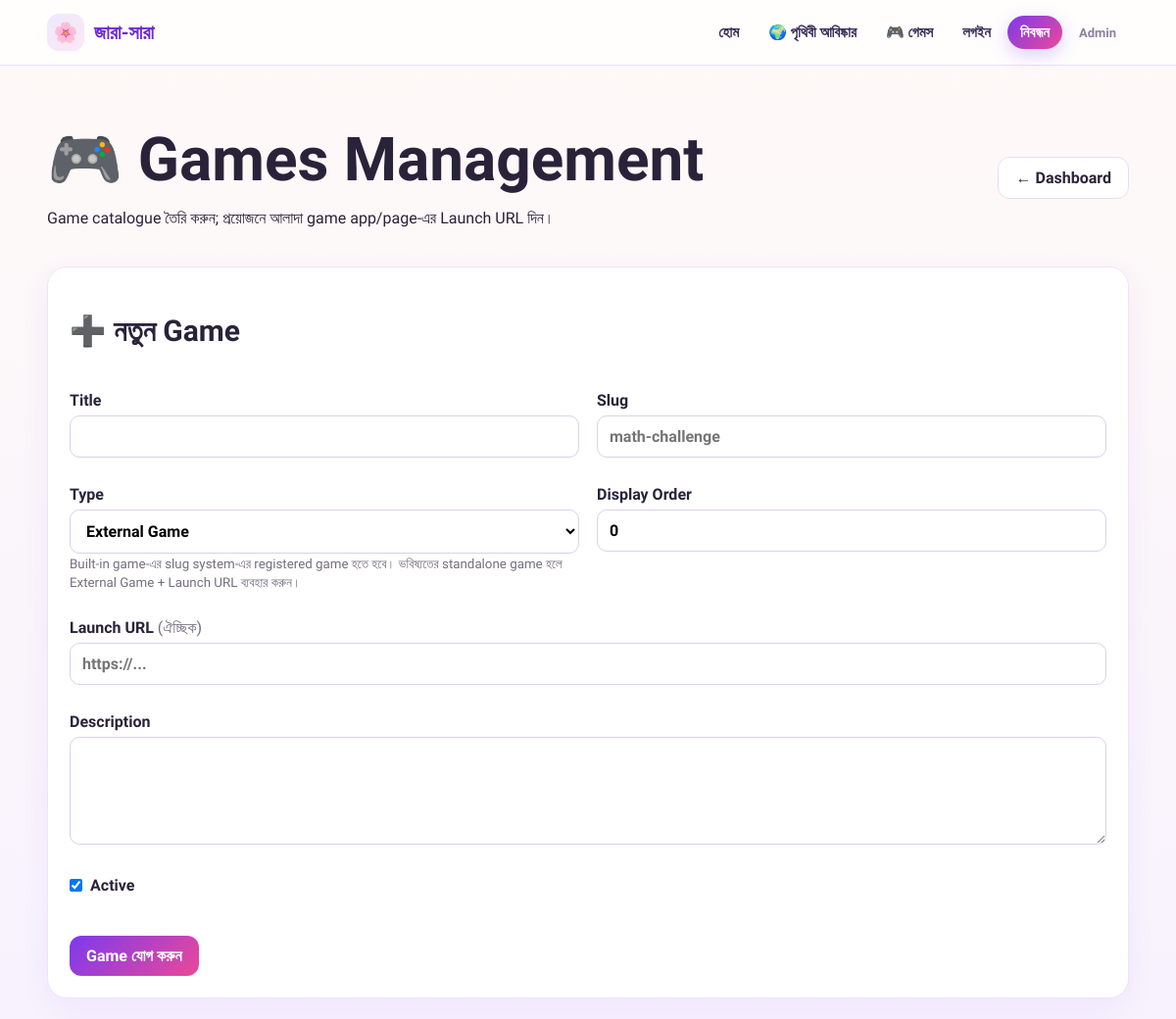
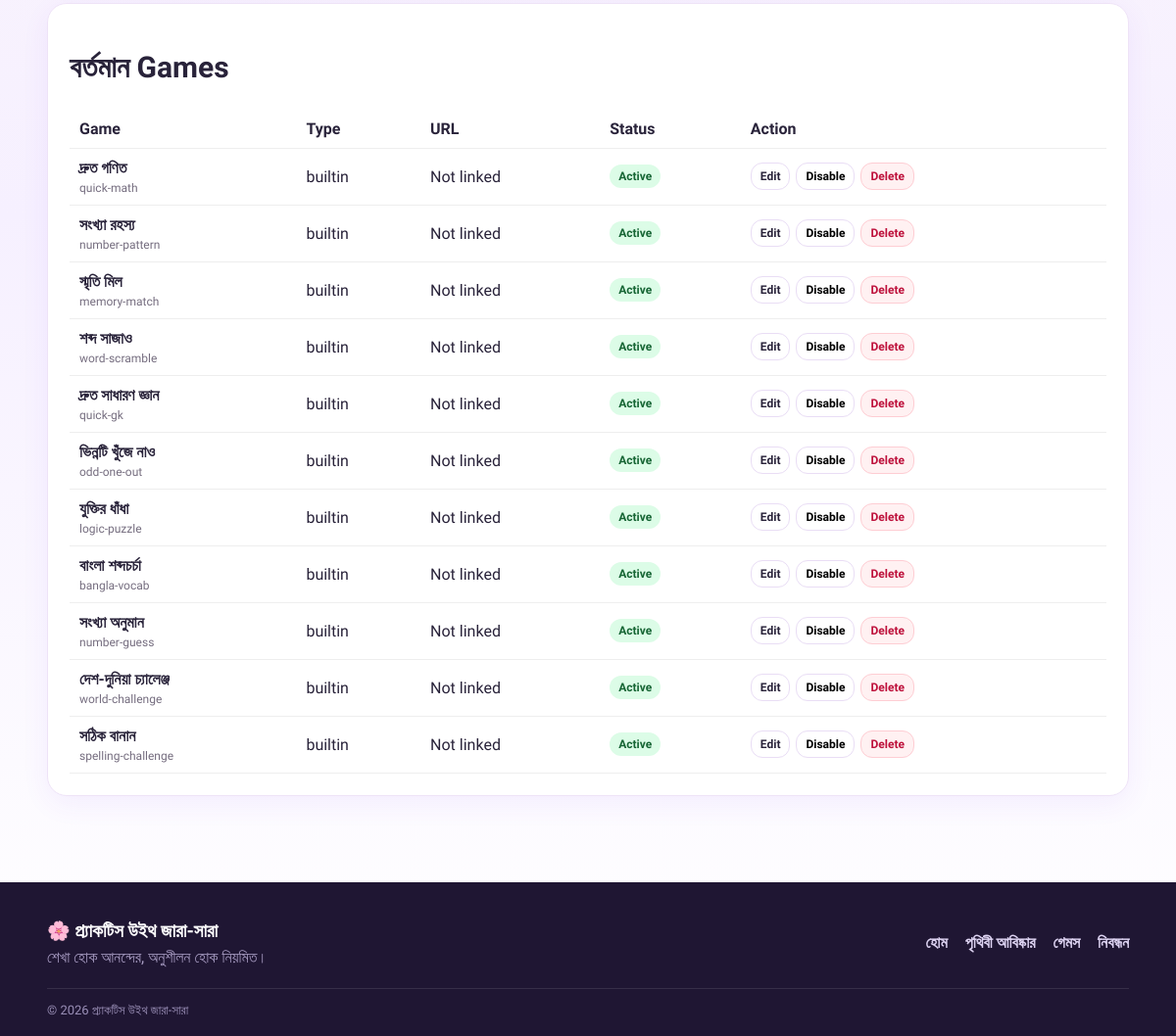
Screenshot of /admin/games (signed in) with the database file from the repository (2 pictures, top to bottom).
### tables this page shows
CREATE TABLE games(id INTEGER PRIMARY KEY AUTOINCREMENT,title TEXT NOT NULL,slug TEXT UNIQUE,description TEXT,type TEXT,launch_url TEXT,active INTEGER DEFAULT 1,display_order INTEGER DEFAULT 0,config TEXT);

### app.py (the view, shortened to what this page needs)
@app.route('/admin/games',methods=['GET','POST'])
@admin_required
def admin_games():
    d=db()
    try:
        edit_id=request.args.get('edit')
        games_rows=d.fetchall('SELECT * FROM games ORDER BY display_order,title'); edit_game=d.fetchone('SELECT * FROM games WHERE id=?',(int(edit_id),)) if edit_id and str(edit_id).isdigit() else None
        return render_template('admin/games.html',games=games_rows,edit_game=edit_game)
    finally: d.close()

### app.py (called while the page is built)
def db():
    return DB()

def admin_required(f):
    @wraps(f)
    def w(*a, **kw):
        if not session.get('admin_id'):
            return redirect(url_for('admin_login'))
        return f(*a, **kw)
    return w

    def execute(self, sql, params=()):
        if self.pg:
            sql = sql.replace('?', '%s')
        self.cur.execute(sql, params)
        return self.cur

    def fetchall(self, sql, params=()):
        return self.execute(sql, params).fetchall()

    def close(self):
        try:
            self.cur.close()
        finally:
            self.c.close()

### templates/admin/games.html
{% extends 'base.html' %}{% block title %}Games Management{% endblock %}{% block content %}<div class="wrap section"><div class="adminhead"><div><h1>🎮 Games Management</h1><p>Game catalogue তৈরি করুন; প্রয়োজনে আলাদা game app/page-এর Launch URL দিন।</p></div><a class="btn" href="{{url_for('admin')}}">← Dashboard</a></div><form method="post" class="card formgrid"><input type="hidden" name="edit_id" value="{{edit_game.id if edit_game else ''}}"><div class="full"><h2>{% if edit_game %}✏️ Game Edit{% else %}➕ নতুন Game{% endif %}</h2></div><label>Title<input name="title" value="{{edit_game.title if edit_game else ''}}" required></label><label>Slug<input name="slug" value="{{edit_game.slug if edit_game else ''}}" placeholder="math-challenge"></label><label>Type<select name="type"><option value="external" {% if not edit_game or edit_game.type!='builtin' %}selected{% endif %}>External Game</option><option value="builtin" {% if edit_game and edit_game.type=='builtin' %}selected{% endif %}>Built-in Game</option></select><small class="muted">Built-in game-এর slug system-এর registered game হতে হবে। ভবিষ্যতের standalone game হলে External Game + Launch URL ব্যবহার করুন।</small></label><label>Display Order<input type="number" name="display_order" min="0" value="{{edit_game.display_order if edit_game else 0}}"></label><label class="full">Launch URL <span class="muted">(ঐচ্ছিক)</span><input type="url" name="launch_url" value="{{edit_game.launch_url if edit_game else ''}}" placeholder="https://..."></label><label class="full">Description<textarea name="description">{{edit_game.description if edit_game else ''}}</textarea></label><label class="checkline"><input type="checkbox" name="active" value="1" {% if not edit_game or edit_game.active %}checked{% endif %}> Active</label><div class="full actions"><button class="btn primary">{{'Game আপডেট' if edit_game else 'Game যোগ করুন'}}</button>{% if edit_game %}<a class="btn" href="{{url_for('admin_games')}}">নতুন Game</a>{% endif %}</div></form><div class="card section-card"><h2>বর্তমান Games</h2><div class="table-wrap"><table><thead><tr><th>Game</th><th>Type</th><th>URL</th><th>Status</th><th>Action</th></tr></thead><tbody>{% for g in games %}<tr><td><b>{{g.title}}</b><div class="tiny-note">{{g.slug or '—'}}</div></td><td>{{g.type or '—'}}</td><td>{{g.launch_url or 'Not linked'}}</td><td><span class="status {{'published' if g.active else 'draft'}}">{{'Active' if g.active else 'Inactive'}}</span></td><td><div class="row-actions"><a class="btn tiny" href="{{url_for('admin_games',edit=g.id)}}">Edit</a><form method="post" action="{{url_for('admin_game_toggle',gid=g.id)}}"><button class="btn tiny">{{'Disable' if g.active else 'Enable'}}</button></form><form method="post" action="{{url_for('admin_game_delete',gid=g.id)}}" onsubmit="return confirm('Delete করবেন?')"><button class="btn tiny danger">Delete</button></form></div></td></tr>{% else %}<tr><td colspan="5">এখনও কোনো Game নেই।</td></tr>{% endfor %}</tbody></table></div></div></div>{% endblock %}

### static/css/style.css (style rules this page uses)
* { box-sizing:border-box }
body { margin:0;font-family:'Hind Siliguri',sans-serif;background:linear-gradient(135deg,#fffaf7,#f6f0ff);color:#29233a }
a { text-decoration:none;color:inherit }
.wrap { width:min(1120px,92%);margin:auto }
h1 { font-size:clamp(34px,6vw,62px);line-height:1.1;margin:14px 0 }
h2 { font-size:30px }
.actions { display:flex;gap:12px;flex-wrap:wrap;margin-top:24px }
.btn { display:inline-block;border:0;border-radius:12px;padding:11px 17px;background:#fff;border:1px solid #e9ddf5;cursor:pointer;font:inherit;font-weight:700 }
.btn.primary { background:linear-gradient(135deg,#7c3aed,#ec4899);color:#fff;border:none }
.section { padding:48px 0 }
.card { background:#fff;border:1px solid #eee3f7;border-radius:20px;padding:22px;box-shadow:0 8px 28px #7c3aed12 }
label { display:block;font-weight:600;margin:10px 0 }
input,textarea,select { width:100%;margin-top:6px;padding:11px 12px;border:1px solid #ddd0eb;border-radius:10px;font:inherit;background:#fff }
textarea { min-height:110px }
.formgrid { display:grid;grid-template-columns:1fr 1fr;gap:8px 18px }
.full { grid-column:1/-1 }
.adminhead { display:flex;justify-content:space-between;align-items:center;gap:20px;margin-bottom:24px }
.admin-menu small,.muted { color:#756d7f;font-weight:400 }
table { width:100%;border-collapse:collapse }
th,td { padding:10px;border-bottom:1px solid #eee;text-align:left }
.section-card { margin-top:24px }
.actions { display:flex;gap:10px;flex-wrap:wrap }
.table-wrap { overflow:auto }
.table-wrap table { min-width:760px }
.status { display:inline-flex;padding:5px 9px;border-radius:999px;font-size:12px;font-weight:700 }
.status.published { background:#dcfce7;color:#166534 }
.row-actions { display:flex;gap:6px;flex-wrap:wrap }
.btn.tiny { padding:6px 9px;font-size:12px }
.btn.danger { background:#fff1f2;border-color:#fecdd3;color:#be123c }
.tiny-note { font-size:12px;color:#756d7f;margin-top:4px }
.muted { color:#756d7f }
.checkline { display:flex;align-items:center;gap:8px;font-weight:600 }
.checkline input { width:auto;margin:0 }
.danger { cursor:pointer }

### static/css/home.css (style rules this page uses)
:root { --p:#6d28d9;--p2:#7c3aed;--pink:#ec4899;--ink:#1f1633;--soft:#f6f0ff;--line:#eadff7 }
body { background:linear-gradient(180deg,#fffaf7 0,#f6f0ff 60%,#fff 100%);background-attachment:fixed }

### rows the page displays
games: title "দ্রুত গণিত", slug "quick-math", type "builtin", launch_url "Not linked", active "Active", active "Disable"
games: title "সংখ্যা রহস্য", slug "number-pattern", type "builtin", launch_url "Not linked", active "Active", active "Disable"
games: title "স্মৃতি মিল", slug "memory-match", type "builtin", launch_url "Not linked", active "Active", active "Disable"
games: title "শব্দ সাজাও", slug "word-scramble", type "builtin", launch_url "Not linked", active "Active", active "Disable"
games: title "দ্রুত সাধারণ জ্ঞান", slug "quick-gk", type "builtin", launch_url "Not linked", active "Active", active "Disable"
games: title "ভিন্নটি খুঁজে নাও", slug "odd-one-out", type "builtin", launch_url "Not linked", active "Active", active "Disable"
games: title "যুক্তির ধাঁধা", slug "logic-puzzle", type "builtin", launch_url "Not linked", active "Active", active "Disable"
games: title "বাংলা শব্দচর্চা", slug "bangla-vocab", type "builtin", launch_url "Not linked", active "Active", active "Disable"
games: title "সংখ্যা অনুমান", slug "number-guess", type "builtin", launch_url "Not linked", active "Active", active "Disable"
games: title "দেশ-দুনিয়া চ্যালেঞ্জ", slug "world-challenge", type "builtin", launch_url "Not linked", active "Active", active "Disable"
games: title "সঠিক বানান", slug "spelling-challenge", type "builtin", launch_url "Not linked", active "Active", active "Disable"

### other values shown
{{ settings.site_name if settings else 'জারা-সারা' }} "জারা-সারা"
{{ 'Game আপডেট' if edit_game else 'Game যোগ করুন' }} "Game যোগ করুন"
{{ settings.site_name if settings else 'প্র্যাকটিস উইথ জারা-সারা' }} "প্র্যাকটিস উইথ জারা-সারা"
